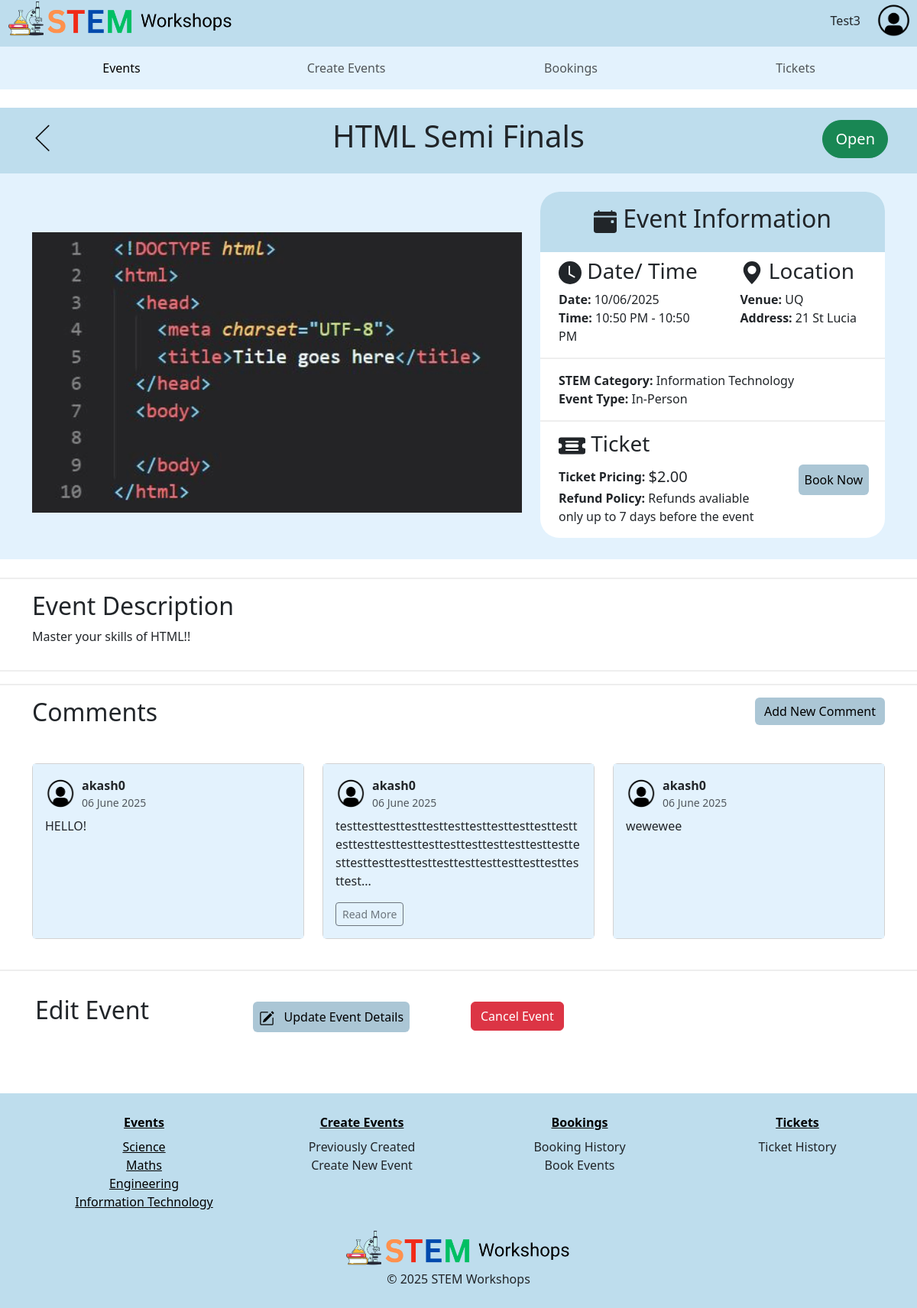
/4 (signed in), run on the app's committed database.
### STEMWorkshops/models.py (models this page shows, shortened)
class User(db.Model, UserMixin):
    __tablename__ = 'users'
    user_id = db.Column(db.Integer, primary_key=True)
    name = db.Column(db.String(100), index=True, unique=True, nullable=False)
    emailid = db.Column(db.String(100), index=True, nullable=False)
    phoneno = db.Column(db.String(100), index=True, nullable=False)
    address = db.Column(db.String(100), index=True, nullable=False)
    password_hash = db.Column(db.String(255), nullable=False)
    comments = db.relationship('Comment', backref='user')

class Event(db.Model):
    __tablename__ = 'events'
    event_id = db.Column(db.Integer, primary_key=True)
    event_name = db.Column(db.String(80), nullable=False)
    start_time = db.Column(db.DateTime, nullable=False)
    end_time = db.Column(db.DateTime, nullable=False)
    STEM_category = db.Column(db.Enum("Science", "Information Technology", "Maths", "Engineering"), nullable=False)
    event_type = db.Column(db.Enum("Online", "In-Person"), nullable=False)
    event_address = db.Column(db.String(80))
    event_venue = db.Column(db.String(80))
    ticket_price = db.Column(db.Numeric(10,2), nullable=False)
    ticket_policy = db.Column(db.Integer)
    max_num_tickets = db.Column(db.String(100), nullable=False)
    description = db.Column(db.String(200))
    image = db.Column(db.String(400))
    event_status = db.Column(db.Enum("Open", "Inactive", "Sold Out", "Cancelled"))
    user_id = db.Column(db.Integer, db.ForeignKey('users.user_id'))
    comments = db.relationship('Comment', backref='event', cascade="all, delete-orphan")

class Comment(db.Model):
    __tablename__ = 'comments'
    comment_id = db.Column(db.Integer, primary_key=True)
    text = db.Column(db.String(400))
    created_at = db.Column(db.DateTime, default=datetime.now())
    user_id = db.Column(db.Integer, db.ForeignKey('users.user_id'))
    event_id = db.Column(db.Integer, db.ForeignKey('events.event_id'))

### STEMWorkshops/events.py (the view)
@events_bp.route('/<id>')
def show(id):
    event = db.session.scalar(db.select(Event).where(Event.event_id==id))
    form = CommentsForm()
    if not event:
       abort(404)
    return render_template('event_details.html', event=event, form=form)

### STEMWorkshops/__init__.py (called while the page is built)
def create_app():
    app = Flask(__name__)  # this is the name of the module/package that is calling this app
    app.debug = True
    app.secret_key = 'somesecretkey'
    app.config['SQLALCHEMY_DATABASE_URI'] = 'sqlite:///sitedata.sqlite'
    db.init_app(app)
    Bootstrap5(app)
    login_manager = LoginManager()
    login_manager.login_view = 'auth.login'
    login_manager.init_app(app)
    from .models import User
    @login_manager.user_loader
    def load_user(user_id):
       return db.session.scalar(db.select(User).where(User.user_id==user_id))
    from . import views
    app.register_blueprint(views.main_bp)
    from . import auth
    app.register_blueprint(auth.auth_bp)
    from . import events
    app.register_blueprint(events.events_bp)
    @app.errorhandler(404)
    def not_found(e):
      return render_template("404.html", error=e)
    return app

### STEMWorkshops/templates/event_details.html (shortened to what this page needs)
{% extends 'base.html' %}
{% from "bootstrap5/form.html" import render_form %}
{% from "bootstrap5/form.html" import render_field %}
{% block content %}
    <section class="event-heading mt-4  p-1">
      <div class="container mt-1  mb-2">
        <div class="row ">
          <div class="d-flex justify-content-start col-3 p-2 ">
            <a href=".//">
              <img src="./static/img/backarrowBlue.png" class="back-arrow " width="50px" height="50px">
            </a>
          </div>
          <div class="heading col-6 ">
            <h1>{{ event.event_name }}</h1>
          </div>
          <div class="d-flex justify-content-end col-3 p-2">
            <button type="button" class=" btn btn-lg rounded-pill
             {% if event.event_status == 'Open' %}
             btn-success
             {% elif event.event_status == 'Inactive' %}
             btn-warning
             {% else %}
            btn-danger
            {% endif %}
             ">{{ event.event_status }}</button>
          </div>
        </div>
      </div>
    </section>
    <section class="event-summary  mb-2 p-4">
      <div class="container">
        <div class="row">
          <div class="event-img col-lg-7 col-md-12 mt-4 mb-2">
            <img src="{{ event.image }}" class="img-fluid event-image details-img" alt="...">
          </div>
          <div class="col-lg-5 col-md-12">
            <div class="event-details">
              <div class="event-info">
                <div class=" d-flex justify-content-center">
                  <h2 class=" p-3">
                    Event Information
                  </h2>
                </div>
              </div>
              <div class="summary">
                <div class="row">
                  <div class="col-md-6 col-sm-12">
                    <h3 class="text-start pt-2 ms-4 ">
                      <svg xmlns="http://www.w3.org/2000/svg" width="30" height="30" fill="currentColor"
                        class="bi bi-clock-fill" viewBox="0 0 16 16">
                        <path
                          d="M16 8A8 8 0 1 1 0 8a8 8 0 0 1 16 0M8 3.5a.5.5 0 0 0-1 0V9a.5.5 0 0 0 .252.434l3.5 2a.5.5 0 0 0 .496-.868L8 8.71z" />
                      </svg>
                      Date/ Time
                    </h3>
                    <p class="ms-4 ">
                      <b>Date:</b> {{event.start_time.strftime('%d/%m/%Y')}}  <br>
                      <b>Time:</b> {{event.end_time.strftime('%I:%M %p')}} - {{event.end_time.strftime('%I:%M %p')}}<br>
                    </p>
                  </div>
                  <div class="col-md-6 col-sm-12">
                    <div>
                      <h3 class="text-start ms-4 pt-2 me-sm-2">
                        <svg xmlns="http://www.w3.org/2000/svg" width="30" height="30" fill="currentColor"
                          class="bi bi-geo-alt-fill" viewBox="0 0 16 16">
                          <path
                            d="M8 16s6-5.686 6-10A6 6 0 0 0 2 6c0 4.314 6 10 6 10m0-7a3 3 0 1 1 0-6 3 3 0 0 1 0 6" />
                        </svg>
                        Location
                      </h3>
                      <p class="ms-4 ">
                        <b>Venue:</b> {{ event.event_venue }} <br>
                        <b>Address:</b> {{ event.event_address }} <br>
                      </p>
                    </div>
                  </div>
                </div>
              </div>
              <div class="summary">
                <p class=" ms-4 pt-3">
                  <b>STEM Category:</b> {{ event.STEM_category }} <br>
                  <b>Event Type:</b> {{ event.event_type }} <br>
                </p>
              </div>
              <div class="row ">
                <div class="col-md-8 col-sm-12">
                  <h3 class="text-start ms-4 mt-2 pt-1 ">
                    Ticket
                  </h3>
                  <p class="ticket ms-4">
                    <b>Ticket Pricing: </b> &nbsp; <span class="ticket-price ">
                      {% if event.ticket_price == '00.00' %}
                      FREE
                      {% else %}
                      ${{ event.ticket_price }}
                      {% endif %}
                    </span>
                  </p>
                  <p class="refund ms-4">
                    <b>Refund Policy: </b> {{ event.ticket_policy }}
                  </p>
                </div>
                <div class="book-button col-md-4 col-sm-12 text-start">
                   {% if event.event_status == 'Open' %}
                  <a href="{{url_for('events.booking', id=event.event_id)}}"><button class="btn btn-info mt-sm-2  p-2 " type="button" >
                    Book Now</button></a>
                  {% else %}
                    <button class="btn btn-info mt-sm-2  p-2 " type="button" data-bs-toggle="modal" data-bs-target="#cannot-book" >Book Now</button>
                  {% endif %}
                </div>
              </div>
            </div>
          </div>
        </div>
      </div>
    </section>
    <section class="event-description mt-4">
      <div class="container pt-3 pb-3">
        <div class="row ">
          <div class="col-lg-12 col-sm-12 col-md-12  ">
            <h2>
              Event Description
            </h2>
            <p>
              {{ event.description }}
            </p>
          </div>
        </div>
      </div>
    </section>
<section class="event-description mt-3">
  <div class="container pt-3 pb-3">
    <div class="row">
      <div class="col-4 text-start">
        <h2 class="mb-4">Comments</h2>
      </div>
      <div class="col-8 text-end">
        {% if current_user.is_authenticated %}
          <button type="button" class="btn btn-info" data-bs-toggle="collapse" data-bs-target="#comment-form">Add New Comment</button>
        {% else %}
          <a href="{{ url_for('auth.login') }}" class="btn btn-info">Log in to comment</a>
        {% endif %}
      </div>
    </div>
    <div class="row mt-4">
      {% for comment in event.comments %}
        <div class="col-sm-12 col-md-6 col-lg-4 mb-4">
          <div class="card h-100">
            <div class="card-body">
              <div class="d-flex align-items-center mb-2">
                <img src="/static/img/facilitator.png" width="40" height="40" class="me-2 rounded-circle">
                <div>
                  <strong>{{ comment.user.name }}</strong>
                  <div class="text-muted small">{{ comment.created_at.strftime('%d %B %Y') }}</div>
                </div>
              </div>
              <p class="card-text">{{ comment.text[:140] }}{% if comment.text|length > 140 %}...{% endif %}</p>
              {% if comment.text|length > 140 %}
              <a href="#" class="btn btn-sm btn-outline-secondary" data-bs-toggle="modal" data-bs-target="#fullCommentModal{{ comment.comment_id }}">Read More</a>
              {% endif %}
            </div>
          </div>
        </div>
      {% else %}
        <p>No comments yet.</p>
      {% endfor %}
    </div>
  </div>
</section>
    {% if event.user_id == current_user.user_id %}
    <div class="container pt-3 pb-3 ">
      <div class="row">
        <div class="col-lg-3 col-md-3 col-sm-6 text-start p-3" id="edit-event">
          <h2>
          Edit Event
        </h2>
        </div>
        <div class="col-lg-3 col-md-3 col-sm-6 text-start p-3">
      <a href="{{ url_for('events.update_event', id=event.event_id)}}" class="text-decoration-none"><button class="btn btn-info mt-sm-2 p-2 " type="button">
          Update Event Details</button>
      </a>
        </div>
        <div class="col-lg-3 col-md-3 col-sm-6 text-start p-3 mt-2">
         {% if event.event_status == 'Cancelled' %}
      {%else%}
        <button type="submit" class="btn btn-danger" data-bs-toggle="modal" data-bs-target="#cancel-confirmation">Cancel Event</button>
</div>
      {%endif%}
        </div>
      </div>
    {% endif %}
  {% endblock %}

### STEMWorkshops/templates/base.html (shortened to what this page needs)
<html>
<head>
  <link rel="stylesheet", type="text/css", href="../static/style/style.css">
  <link href="https://cdn.jsdelivr.net/npm/bootstrap@5.3.2/dist/css/bootstrap.min.css" rel="stylesheet"
>
</head>
<body>
    <header>
    <div class=" d-flex justify-content-between  ms-2 me-2 mb-2" id="topnav">
      <a href="/">
        <img src="{{ url_for('static', filename='img/logo2.png') }}" class="img-fluid" width="300px" height="200px">
      </a>
      <div>
      {% if current_user.is_authenticated %}
      <a type="submit" href="#" data-bs-toggle="modal" data-bs-target="#accountModal" class="btn rounded-pill w-10 h-75 me-2 mt-2">{{current_user.name}}</a>
      <a href="#" data-bs-toggle="modal" data-bs-target="#accountModal">
        <img src="{{ url_for('static', filename='img/profile.png') }}" id="profile-icon" class="img-fluid" width="45px" height="45px">
      </a>
      {% else %}
      <a type="submit" href="/login" class="btn btn-primary w-10 h-75 me-2 mt-2">Login</a>
      {% endif %}
      </div>
    </div>
    <nav class="navbar navbar-expand-lg">
      <div class="container-fluid m-0">
        <div class="collapse navbar-collapse" id="navbarSupportedContent">
          <ul class="navbar-nav mx-auto text-center row w-100">
            <li class="nav-item col-sm-12 col-lg-3 " id="selected-item">
              <a class="nav-link active full-hover" aria-current="page" href="/">Events</a>
            </li>
            <li class="nav-item  col-sm-12 col-lg-3  ">
              <a class="nav-link full-hover" href="/create">Create Events</a>
            </li>
            <li class="nav-item   col-sm-12 col-lg-3 ">
              <a class="nav-link full-hover" href="/history">Bookings</a>
            </li>
            <li class="nav-item col-sm-12  col-lg-3 ">
              <a class="nav-link full-hover" href="">Tickets</a>
            </li>
          </ul>
        </div>
      </div>
    </nav>
    </header>
    <main>
    {% block content %}
    {% endblock %}
    </main>
    <footer class="footer mt-5">
         <div class="container mt-3">
      <div class="row  mb-2 ">
        <div class="col-sm-12 col-md-3 text-center ">
          <ul>
            <li class="mb-2"><a href="{{ url_for('main.index') }}#browse-events"><b>Events</b></a></li>
            <li><a href="{{ url_for('main.index', category='Science') }}#browse-events">Science</a></li>
            <li><a href="{{ url_for('main.index', category='Maths') }}#browse-events">Maths</a></li>
            <li><a href="{{ url_for('main.index', category='Engineering') }}#browse-events">Engineering</a></li>
            <li><a href="{{ url_for('main.index', category='Information Technology') }}#browse-events">Information Technology</a></li>
          </ul>
        </div>
        <div class="col-sm-12 col-md-3 text-center ">
          <ul>
            <li class="mb-2"><a href="/create"><b> Create Events</b></a></li>
            <li>Previously Created</li>
            <li>Create New Event</li>
          </ul>
        </div>
        <div class="col-sm-12 col-md-3 text-center ">
          <ul>
            <li class="mb-2"><a href="/history"><b>Bookings</b></a></li>
            <li>Booking History</li>
            <li>Book Events</li>
          </ul>
        </div>
        <div class="col-sm-12 col-md-3 text-center">
          <ul>
            <li class="mb-2"><a href=""><b>Tickets</b></a></li>
            <li>Ticket History</li>
          </ul>
        </div>
      </div>
      <div class="footer-img">
        <a href="index.html">
          <img src="{{ url_for('static', filename='img/logo2.png') }}" class="img-fluid" width="300px" height="200px" id="logo">
        </a>
      </div>
      <div>
        <p class="text-center">&copy; 2025 STEM Workshops</p>
      </div>
    </div>
    </footer>
</body>
</html>

### STEMWorkshops/static/style/style.css (style rules this page uses)
.navbar { background-color: #e3f2fd; }
.nav-item { border-radius: 25px; }
header { background-color: #bedded; }
.img-fluid { object-fit: cover; }
#profile-icon { margin-top: 4px; float: right; }
.btn-info { background-color: #abc6d5 !important; border: none !important; }
footer { background-color: #bedded; padding: 10px; }
.footer-img { display: flex; align-items: center; justify-content: center; }
footer ul, ul { list-style-type: none; }
footer a { color: black; }
.card { transition: 0.35s; height: 100% !important; width: 100% !important; display: flex; flex-direction: column; }
.details-img { width: 100% !important; height: 425px !important; object-fit: contain !important; border-top-left-radius: 12px; border-top-right-radius: 12px; display: block; }
.back-arrow { object-fit: cover; width: 90%; }
.event-heading { background-color: #bedded; }
.heading { display: flex; justify-content: center; align-items: center; }
.event-summary { background-color: #e3f2fd; }
.event-details { border-radius: 25px; background-color: white; }
.summary { border-bottom: 2px inset; }
.event-info { background-color: #bedded; border-top-right-radius: 25px; border-top-left-radius: 25px; }
.ticket-price { font-size: 20px; }
.ticket { display: flex; align-items: center; }
.refund { margin-top: -15px; }
.book-button { display: flex; justify-content: center; padding: 3rem; }
.event-description { border-top: 2px outset; border-bottom: 2px inset; }
.card-body { background-color: #e3f2fd; }
.event-image { max-height: 100%; width: 100%; object-fit: cover; border-radius: 10px; }

### data on the page
User: name "Test3"
Event: event_name "HTML Semi Finals", event_status "Open", image (picture), start_time "10/06/2025", end_time "10:50 PM", event_venue "UQ", event_address "21 St Lucia", STEM_category "Information Technology", event_type "In-Person", ticket_price "2.00", ticket_policy "Refunds avaliable only up to 7 days before the event", description "Master your skills of HTML!!"
Comment: user.name "akash0", created_at "06 June 2025", text "HELLO!"
Comment: user.name "akash0", created_at "06 June 2025", text "testtesttesttesttesttesttesttesttesttesttesttesttesttesttesttesttesttesttesttesttesttesttesttesttesttesttesttesttesttesttesttesttesttesttest"
Comment: user.name "akash0", created_at "06 June 2025", text "wewewee"
